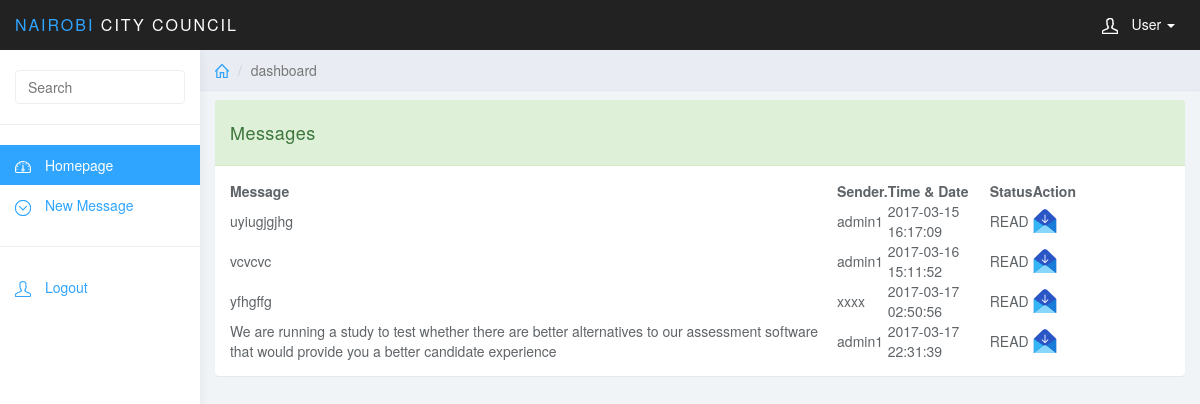
/login/user/allmessage.php (signed in), run on the app's committed database.
### tables this page shows
CREATE TABLE `messages_table` (
  `message_id` int(11) NOT NULL,
  `message_details` varchar(200) NOT NULL,
  `message_recipient` varchar(20) NOT NULL,
  `message_sender` varchar(20) NOT NULL,
  `message_status` varchar(20) NOT NULL,
  `message_time` datetime NOT NULL
);

### login/user/allmessage.php (the view, shortened to what this page needs)
<?php
$username=$_SESSION['login_username'];
?>
<!DOCTYPE html>
<html>
<head>
<link href="../css/bootstrap.min.css" rel="stylesheet">
<link href="../css/datepicker3.css" rel="stylesheet">
<link href="../css/styles.css" rel="stylesheet">
</head>
<body>
	<nav class="navbar navbar-inverse navbar-fixed-top" role="navigation">
		<div class="container-fluid">
			<div class="navbar-header">
				<a class="navbar-brand" href="#"><span>Nairobi </span>City Council</a>
				<ul class="user-menu">
					<li class="dropdown pull-right">
						<a href="#" class="dropdown-toggle" data-toggle="dropdown"><svg class="glyph stroked male-user"><use xlink:href="#stroked-male-user"></use></svg> User <span class="caret"></span></a>
					</li>
				</ul>
			</div>
		</div>
	</nav>
	<div id="sidebar-collapse" class="col-sm-3 col-lg-2 sidebar">
		<form role="search">
			<div class="form-group">
				<input type="text" class="form-control" placeholder="Search">
			</div>
		</form>
		<ul class="nav menu">
			<li class="active"><a href="index.php"><svg class="glyph stroked dashboard-dial"><use xlink:href="#stroked-dashboard-dial"></use></svg> Homepage</a></li>
			<li class="parent">
				<a href="nemsg.php">
					<span data-toggle="collapse" href="#sub-item-2"><svg class="glyph stroked chevron-down"><use xlink:href="#stroked-chevron-down"></use></svg></span> New Message
				</a>
			</li>
			<li role="presentation" class="divider"></li>
			<li><a href="../logout.php"><svg class="glyph stroked male-user"><use xlink:href="#stroked-male-user"></use></svg> Logout</a></li>
		</ul>
	</div>
	<div class="col-sm-9 col-sm-offset-3 col-lg-10 col-lg-offset-2 main">
		<div class="row">
			<ol class="breadcrumb">
				<li><a href="#"><svg class="glyph stroked home"><use xlink:href="#stroked-home"></use></svg></a></li>
				<li class="active">dashboard</li>
			</ol>
		</div>
        <div class="row">
			<div class="col-lg-12">
			</div>
		</div>
        <div class="col-md-13">
				<div class="panel panel-success">
					<div class="panel-heading">
						Messages
					</div>
					<div class="panel-body">
						<?php
			include("..connection/connector.php");
			$query="SELECT * FROM  messages_table WHERE message_recipient ='$username'";
			$resource=mysql_query($query,$conn);
			echo "
		<table align=\"\" border=\"0\" width=\"90%\">
		<tr>
		<td><b>Message</b></td> <td><b>Sender.</b></td></td><td><b>Time & Date</b></td><td><b>Status</b></td><td><b>Action</b></td></tr> ";
			while($result=mysql_fetch_array($resource))
			{
				echo "<tr><td>".$result[1]."</td><td>".$result[3]."</td><td>".$result[5]."</td><td>".$result[4]."</td><td>
	<a href=\"reader.php?mesid=".$result[0]."\"><img border=\"0\" src=\"../images/read.png\"/></a>
	</td></tr>";
			} echo "</table>";
			?>
					</div>
				</div>
			</div>
	</div>
</body>
</html>

### login/css/styles.css (style rules this page uses)
body { background: #f1f4f7; padding-top: 50px; color: #5f6468; }
a, a:hover, a:focus { color: #30a5ff; }
.form-control { border: 1px solid #eee; box-shadow: none; }
.navbar-header .navbar-brand { color: #fff; font-size: 16px; text-transform: uppercase; font-weight: 500; letter-spacing: 2px; }
.navbar-header .navbar-brand span { color: #30a5ff; }
.panel { border: 0; }
.panel-heading { font-size: 18px; font-weight: 300; letter-spacing: 0.025em; height: 66px; line-height: 45px; }
.navbar { border: 0; }
.user-menu { display: inline-block; margin-top: 14px; margin-right: 10px; float: right; list-style: none; padding: 0; }
.user-menu a { color: #fff; }
.sidebar { display: block; background-color: #fff; padding: 0; display: none; }
.sidebar form { padding: 20px 15px 5px 15px; border-bottom: 1px solid #eee; margin-bottom: 20px; }
@media (min-width: 768px) { .sidebar { display: block; position: fixed; top: 50px; bottom: 0; left: 0; z-index: 1000; display: block; margin: 0; padding: 0; overflow-x: hidden; overflow-y: auto; background-color: #fff; box-shadow: 1px 0px 10px rgba(0, 0, 0, .05); } }
@media (min-width: 768px) { .navbar-header { width: 100%; } }
.sidebar ul.nav .active a, .sidebar ul.nav li.parent a.active, .sidebar ul.nav .active > a:hover, .sidebar ul.nav li.parent a.active:hover, .sidebar ul.nav .active > a:focus, .sidebar ul.nav li.parent a.active:focus { color: #fff; background-color: #30a5ff; }
.sidebar ul.nav li.divider { border-bottom: 1px solid #eee; margin: 20px 0; }
.breadcrumb { border-radius: 0; padding: 10px 15px; background: #e9ecf2; box-shadow: 0 1px 1px rgba(0, 0, 0, .05); margin: 0 ; }
.sidebar .glyph, .user-menu .glyph { height: 16px; width: 16px; margin: 0 10px 0 0; stroke-width: 3px; }
.user-menu .glyph { stroke-width: 4px; }
.breadcrumb .glyph { height: 14px; width: 14px; margin: -2px 0 0 0; stroke-width: 4px; }

### data on the page
messages_table: message_details "uyiugjgjhg", message_sender "admin1", message_time "2017-03-15 16:17:09", message_status "READ"
messages_table: message_details "vcvcvc", message_sender "admin1", message_time "2017-03-16 15:11:52", message_status "READ"
messages_table: message_details "yfhgffg", message_sender "xxxx", message_time "2017-03-17 02:50:56", message_status "READ"
messages_table: message_details "We are running a study to test whether there are better alternatives to our assessment software that would provide you a better candidate experience", message_sender "admin1", message_time "2017-03-17 22:31:39", message_status "READ"
